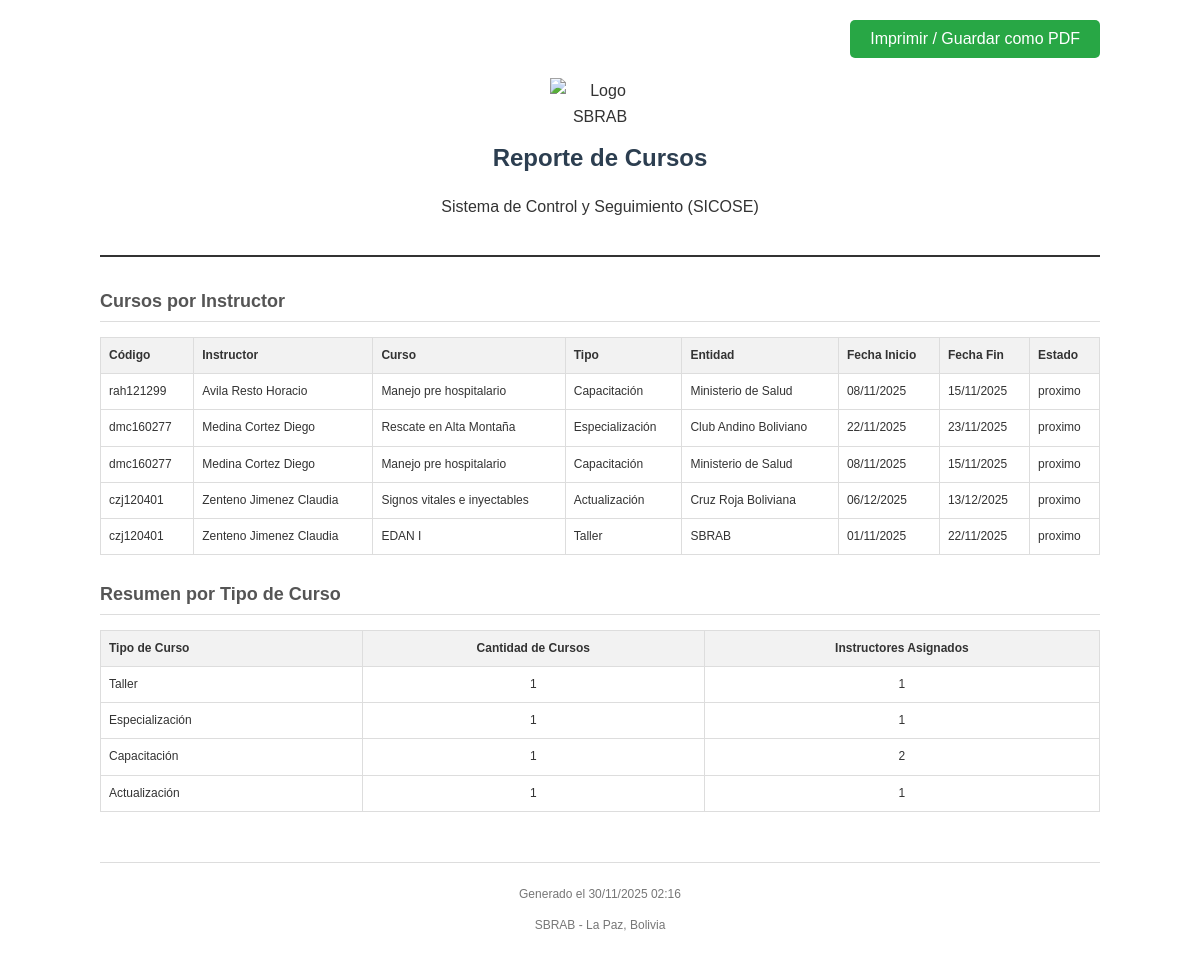
The page /generar_reporte_cursos.php on the database as committed earlier.
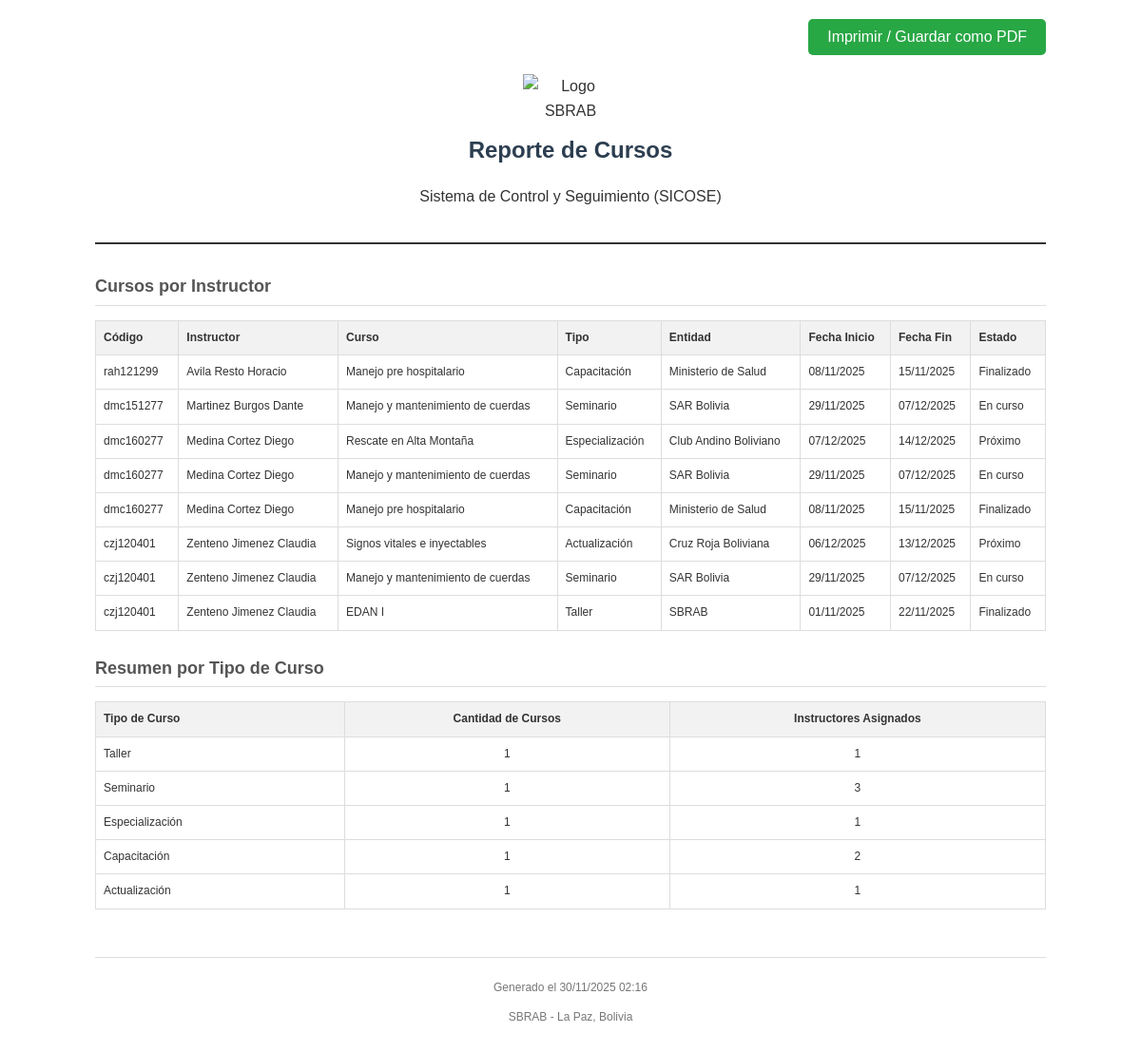
The same page on the database as committed later.
### tables this page shows
CREATE TABLE instructores (
    id INTEGER PRIMARY KEY AUTOINCREMENT,
    codigo TEXT NOT NULL UNIQUE,
    grado TEXT NOT NULL,
    nombres TEXT NOT NULL,
    apellido_paterno TEXT NOT NULL,
    apellido_materno TEXT NOT NULL,
    cedula TEXT NOT NULL,
    fecha_nacimiento DATE NOT NULL,
    especialidad TEXT NOT NULL,
    estado TEXT NOT NULL
);

CREATE TABLE cursos (
            id INTEGER PRIMARY KEY AUTOINCREMENT,
            tipo TEXT NOT NULL,
            entidad TEXT NOT NULL,
            nombre TEXT NOT NULL,
            fecha_inicio DATE NOT NULL,
            fecha_fin DATE NOT NULL,
            observaciones TEXT
        , estado TEXT DEFAULT 'proximo');

### generar_reporte_cursos.php (the view, shortened to what this page needs)
<?php
require_once 'data/db.php';
$params = [];
$sql = "
    SELECT
        i.codigo,
        i.nombres,
        i.apellido_paterno,
        i.apellido_materno,
        c.nombre as curso_nombre,
        c.tipo,
        c.entidad,
        c.fecha_inicio,
        c.fecha_fin,
        c.estado,
        c.observaciones
    FROM instructor_cursos ic
    INNER JOIN instructores i ON ic.instructor_id = i.id
    INNER JOIN cursos c ON ic.curso_id = c.id
";
$sql .= " ORDER BY i.apellido_paterno ASC, c.fecha_inicio DESC";
try {
    $stmt = $pdo->prepare($sql);
    $stmt->execute($params);
    $cursos = $stmt->fetchAll(PDO::FETCH_ASSOC);
} catch (PDOException $e) {
    die("Error al cargar datos: " . $e->getMessage());
}
try {
    $sqlResumen = "
        SELECT
            c.tipo,
            COUNT(DISTINCT c.id) as total_cursos,
            COUNT(DISTINCT ic.instructor_id) as total_instructores
        FROM cursos c
        LEFT JOIN instructor_cursos ic ON c.id = ic.curso_id
        GROUP BY c.tipo
        ORDER BY total_cursos DESC
    ";
    $stmtResumen = $pdo->query($sqlResumen);
    $resumen = $stmtResumen->fetchAll(PDO::FETCH_ASSOC);
} catch (PDOException $e) {
    $resumen = [];
}
?>
<!DOCTYPE html>
<html lang="es">
<head>
</head>
<body>
    <div class="no-print" style="text-align: right;">
        <button onclick="window.print()" class="btn-print">Imprimir / Guardar como PDF</button>
    </div>
    <div class="header">
        <img src="../images/sbrab_escudo.png" alt="Logo SBRAB" class="logo">
        <h1>Reporte de Cursos</h1>
        <p>Sistema de Control y Seguimiento (SICOSE)</p>
    </div>
    <div class="section">
        <h2>Cursos por Instructor</h2>
        <table>
            <thead>
                <tr>
                    <th>Código</th>
                    <th>Instructor</th>
                    <th>Curso</th>
                    <th>Tipo</th>
                    <th>Entidad</th>
                    <th>Fecha Inicio</th>
                    <th>Fecha Fin</th>
                    <th>Estado</th>
                </tr>
            </thead>
            <tbody>
                <?php if (count($cursos) > 0): ?>
                    <?php foreach ($cursos as $row): ?>
                        <tr>
                            <td><?= htmlspecialchars($row['codigo']) ?></td>
                            <td><?= htmlspecialchars($row['apellido_paterno'] . ' ' . $row['apellido_materno'] . ' ' . $row['nombres']) ?></td>
                            <td><?= htmlspecialchars($row['curso_nombre']) ?></td>
                            <td><?= htmlspecialchars($row['tipo']) ?></td>
                            <td><?= htmlspecialchars($row['entidad']) ?></td>
                            <td><?= date('d/m/Y', strtotime($row['fecha_inicio'])) ?></td>
                            <td><?= date('d/m/Y', strtotime($row['fecha_fin'])) ?></td>
                            <td><?= htmlspecialchars($row['estado'] ?? '') ?></td>
                        </tr>
                    <?php endforeach; ?>
                <?php else: ?>
                    <tr>
                        <td colspan="8" style="text-align:center;">No se encontraron resultados</td>
                    </tr>
                <?php endif; ?>
            </tbody>
        </table>
    </div>
    <div class="section">
        <h2>Resumen por Tipo de Curso</h2>
        <table>
            <thead>
                <tr>
                    <th>Tipo de Curso</th>
                    <th style="text-align:center;">Cantidad de Cursos</th>
                    <th style="text-align:center;">Instructores Asignados</th>
                </tr>
            </thead>
            <tbody>
                <?php if (count($resumen) > 0): ?>
                    <?php foreach ($resumen as $row): ?>
                        <tr>
                            <td><?= htmlspecialchars($row['tipo']) ?></td>
                            <td style="text-align:center;"><?= $row['total_cursos'] ?></td>
                            <td style="text-align:center;"><?= $row['total_instructores'] ?></td>
                        </tr>
                    <?php endforeach; ?>
                <?php else: ?>
                    <tr>
                        <td colspan="3" style="text-align:center;">No hay datos disponibles</td>
                    </tr>
                <?php endif; ?>
            </tbody>
        </table>
    </div>
    <div class="footer">
        <p>Generado el <?= date('d/m/Y H:i') ?></p>
        <p>SBRAB - La Paz, Bolivia</p>
    </div>
</body>
</html>

### generar_reporte_cursos.php (style rules this page uses)
body { font-family: Arial, sans-serif; line-height: 1.6; color: #333; max-width: 1000px; margin: 0 auto; padding: 20px; }
.header { text-align: center; margin-bottom: 30px; border-bottom: 2px solid #333; padding-bottom: 20px; }
.logo { max-width: 100px; margin-bottom: 10px; }
h1 { margin: 0; font-size: 24px; color: #2c3e50; }
h2 { font-size: 18px; color: #555; border-bottom: 1px solid #ddd; padding-bottom: 5px; margin-top: 25px; }
table { width: 100%; border-collapse: collapse; margin-top: 15px; margin-bottom: 20px; }
th, td { border: 1px solid #ddd; padding: 8px; text-align: left; font-size: 12px; }
th { background-color: #f2f2f2; font-weight: bold; }
.footer { margin-top: 50px; text-align: center; font-size: 12px; color: #777; border-top: 1px solid #ddd; padding-top: 10px; }
.btn-print { display: inline-block; background-color: #28a745; color: white; padding: 10px 20px; text-decoration: none; border-radius: 5px; margin-bottom: 20px; cursor: pointer; border: none; font-size: 16px; }

Rows that differ between the two databases and show on the page:
changed through a linked row, instructores "rah121299": cursos.estado "proximo" → "Finalizado"
now on this page (row unchanged): instructores: codigo "dmc151277", apellido_paterno+apellido_materno+nombres "Martinez Burgos Dante", cursos.nombre "Manejo y mantenimiento de cuerdas", cursos.tipo "Seminario", cursos.entidad "SAR Bolivia", cursos.fecha_inicio "29/11/2025", cursos.fecha_fin "07/12/2025", cursos.estado "En curso"
now on one of the page's lists (row unchanged): instructores: codigo "dmc160277", apellido_paterno+apellido_materno+nombres "Medina Cortez Diego", cursos.nombre "Manejo pre hospitalario", cursos.tipo "Capacitación", cursos.entidad "Ministerio de Salud", cursos.fecha_inicio "08/11/2025", cursos.fecha_fin "15/11/2025", cursos.estado "Finalizado"
changed through a linked row, instructores "dmc160277": cursos.fecha_inicio "22/11/2025" → "07/12/2025"; cursos.fecha_fin "23/11/2025" → "14/12/2025"; cursos.estado "proximo" → "Próximo"; cursos.nombre "Manejo pre hospitalario" → "Manejo y mantenimiento de cuerdas"; cursos.tipo "Capacitación" → "Seminario"; cursos.entidad "Ministerio de Salud" → "SAR Bolivia"; cursos.fecha_inicio "08/11/2025" → "29/11/2025"; cursos.fecha_fin "15/11/2025" → "07/12/2025"; cursos.estado "proximo" → "En curso"
now on one of the page's lists (row unchanged): instructores: codigo "czj120401", apellido_paterno+apellido_materno+nombres "Zenteno Jimenez Claudia", cursos.nombre "EDAN I", cursos.tipo "Taller", cursos.entidad "SBRAB", cursos.fecha_inicio "01/11/2025", cursos.fecha_fin "22/11/2025", cursos.estado "Finalizado"
changed through a linked row, instructores "czj120401": cursos.estado "proximo" → "Próximo"; cursos.nombre "EDAN I" → "Manejo y mantenimiento de cuerdas"; cursos.tipo "Taller" → "Seminario"; cursos.entidad "SBRAB" → "SAR Bolivia"; cursos.fecha_inicio "01/11/2025" → "29/11/2025"; cursos.fecha_fin "22/11/2025" → "07/12/2025"; cursos.estado "proximo" → "En curso"
Other text that changed with them:
new list line: "Seminario 1 3"
